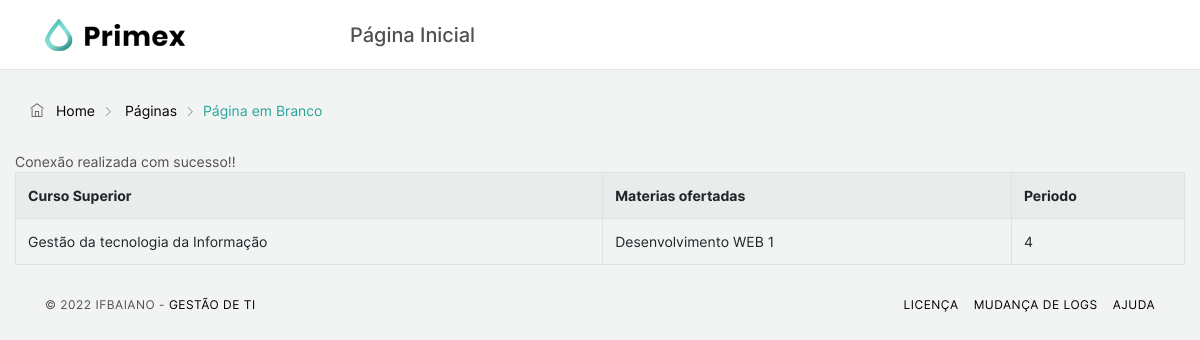
/page.php?page=disciplinas_cst (signed in), run on the app's committed database.
### tables this page shows
CREATE TABLE `cst_gti` (
  `id` int NOT NULL AUTO_INCREMENT,
  `nome` varchar(45) DEFAULT NULL,
  `descricao` varchar(45) DEFAULT NULL,
  PRIMARY KEY (`id`)
);

CREATE TABLE `disciplinas` (
  `id` int NOT NULL AUTO_INCREMENT,
  `disciplina` varchar(45) DEFAULT NULL,
  `periodo` varchar(45) DEFAULT NULL,
  PRIMARY KEY (`id`)
);

### pages/disciplinas_cst.php (the view, shortened to what this page needs)
<?php
    include("./includes/conn.php");
?>
<table id="cst_gti" class="table table-striped table-bordered">
    <tr>
        <td><strong>Curso Superior</strong></td>
        <td><strong>Materias ofertadas</strong></td>
        <td><strong>Periodo</strong></td>
    </tr>
    <?php
        $sql="SELECT cst_gti.nome, disciplinas.disciplina, disciplinas.periodo FROM cst_gti
        JOIN cst_gti_has_disciplinas
        ON cst_gti.id = cst_gti_has_disciplinas.cst_gti_id
        JOIN disciplinas
        ON disciplinas.id =  cst_gti_has_disciplinas.disciplinas_id
        ORDER BY cst_gti.nome;";
        $result = mysqli_query($conn, $sql);
        while ($row = mysqli_fetch_array($result)) {
        ?>
            <tr>
                <td><?php echo $row[0]; ?></td>
                <td><?php echo $row[1]; ?></td>
                <td><?php echo $row[2]; ?></td>
            </tr>
        <?php
        }
    ?>
</table>

### data on the page
cst_gti: nome "Gestão da tecnologia da Informação", disciplinas.disciplina "Desenvolvimento WEB 1", disciplinas.periodo "4"
